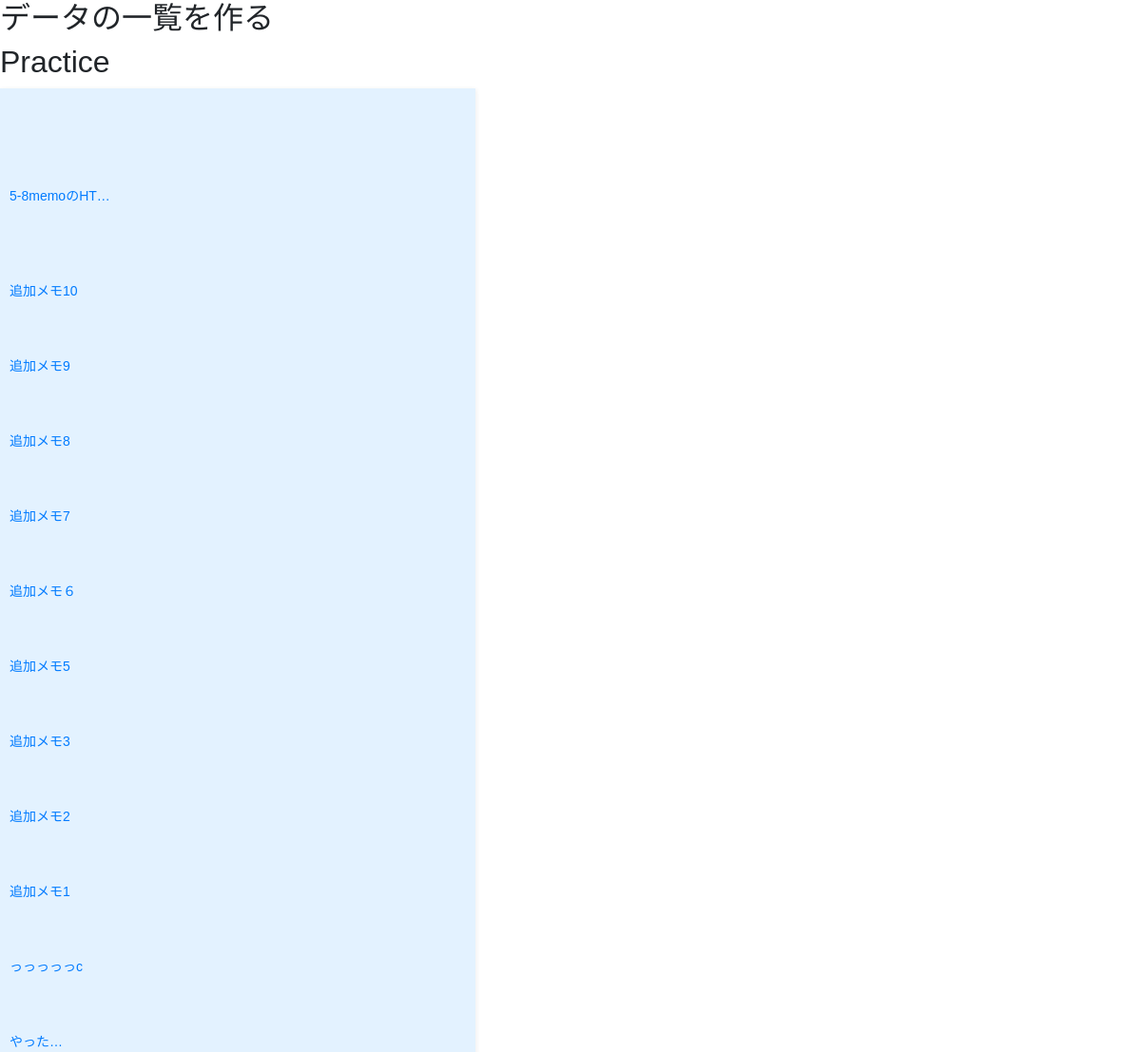
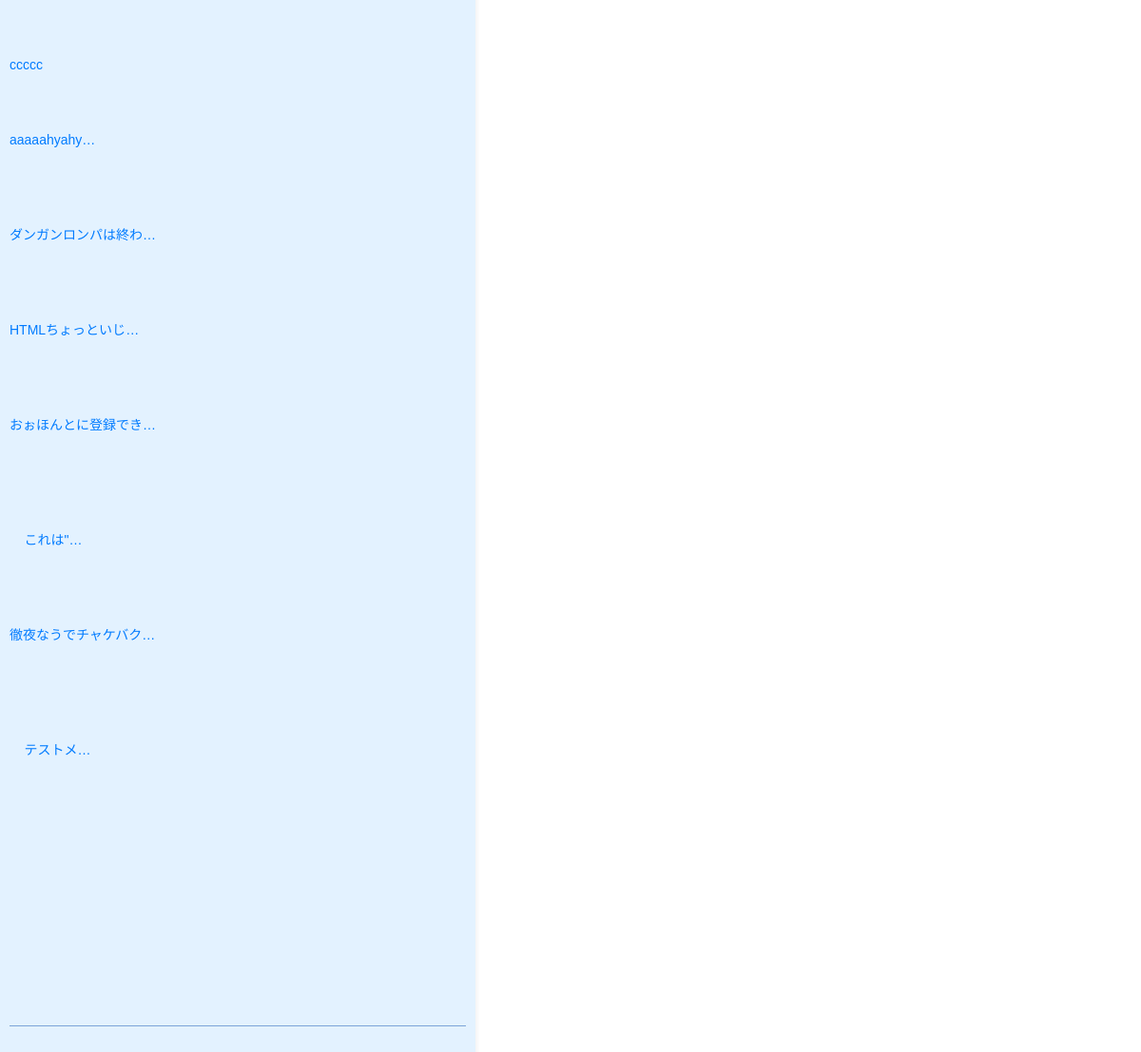
Screenshot of /chap5/memo/5-5/5-5_L7index.php with the database file from the repository (2 pictures, top to bottom).
### tables this page shows
CREATE TABLE `memos` (
  `id` int(11) NOT NULL,
  `memo` text NOT NULL,
  `created_at` datetime NOT NULL
);

### chap5/memo/5-5/5-5_L7index.php (the view, shortened to what this page needs)
<?php
  require('5-6dbconnect(forMac).php');
 ?>
<!DOCTYPE html>
<html lang="ja">
<head>
  <link rel="stylesheet" href="/MnavPHP/MnaviPHP/css/bootstrap.min.css">
  <link rel="stylesheet" href="/MnavPHP/MnaviPHP/css/style.css">
</head>
<body>
  <h2>データの一覧を作る</h2>
  <h2>Practice</h2>
  <pre>
    <?php
      $memos = $db->query('SELECT * FROM memos ORDER BY id DESC');
     ?>
  <article class="">
    <?php while ($memo = $memos->fetch()): ?>
        <?php if((mb_strlen($memo['memo'])) > 10): ?>
          <p><a href="5-5memo.php?id=<?php print($memo['id']); ?>"><?php print(mb_substr($memo['memo'], 0, 10)); ?>…</a></p>
        <?php else: ?>
          <p><a href="5-5memo.php?id=<?php print($memo['id']); ?>"><?php print(mb_substr($memo['memo'], 0, 10)); ?></a></p>
        <?php endif; ?>
       <?php endwhile; ?>
      <hr>
   </pre>
</body>
</html>

### css/style.css (style rules this page uses)
body, pre { font-family: "游ゴシック Medium", "游ゴシック体", "Yu Gothic Medium", YuGothic, sans-serif; }
pre { min-height: 100px; padding: 10px; background-color: #e3f2ff; box-shadow: 1px 1px 5px #eee; width: 500px; }
hr { border-color: #7CA4D7; }
article { margin-top: 30px; }

### rows the page displays
memos: memo "5-8memoのHT"
memos: memo "追加メモ10"
memos: memo "追加メモ9"
memos: memo "追加メモ8"
memos: memo "追加メモ7"
memos: memo "追加メモ６"
memos: memo "追加メモ5"
memos: memo "追加メモ3"
memos: memo "追加メモ2"
memos: memo "追加メモ1"
memos: memo "っっっっっc"
memos: memo "やった…"
memos: memo "ccccc"
memos: memo "aaaaahyahy"
memos: memo "ダンガンロンパは終わ"
memos: memo "HTMLちょっといじ"
memos: memo "おぉほんとに登録でき"
memos: memo "これは\""
memos: memo "徹夜なうでチャケバク"
memos: memo "テストメ"
